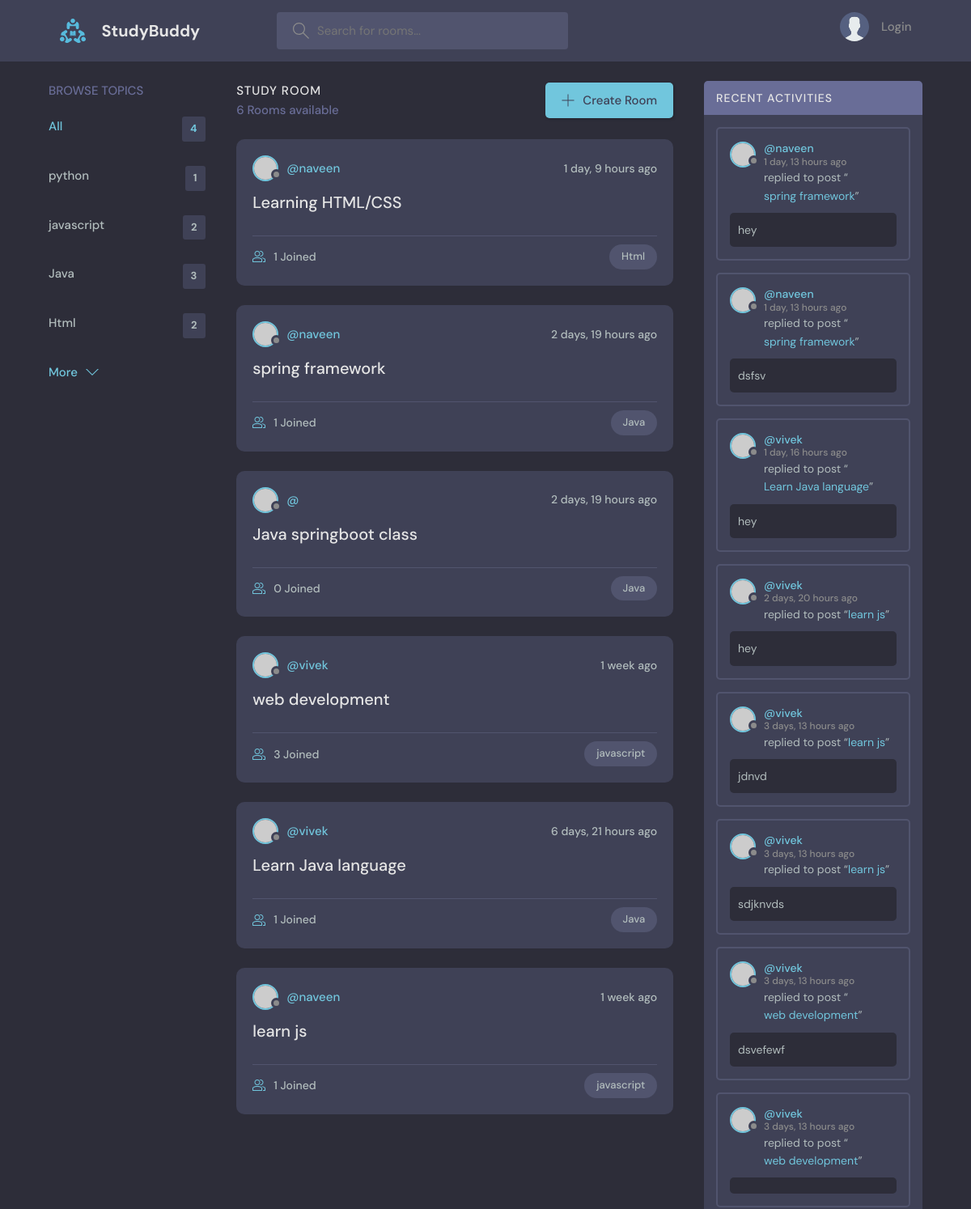
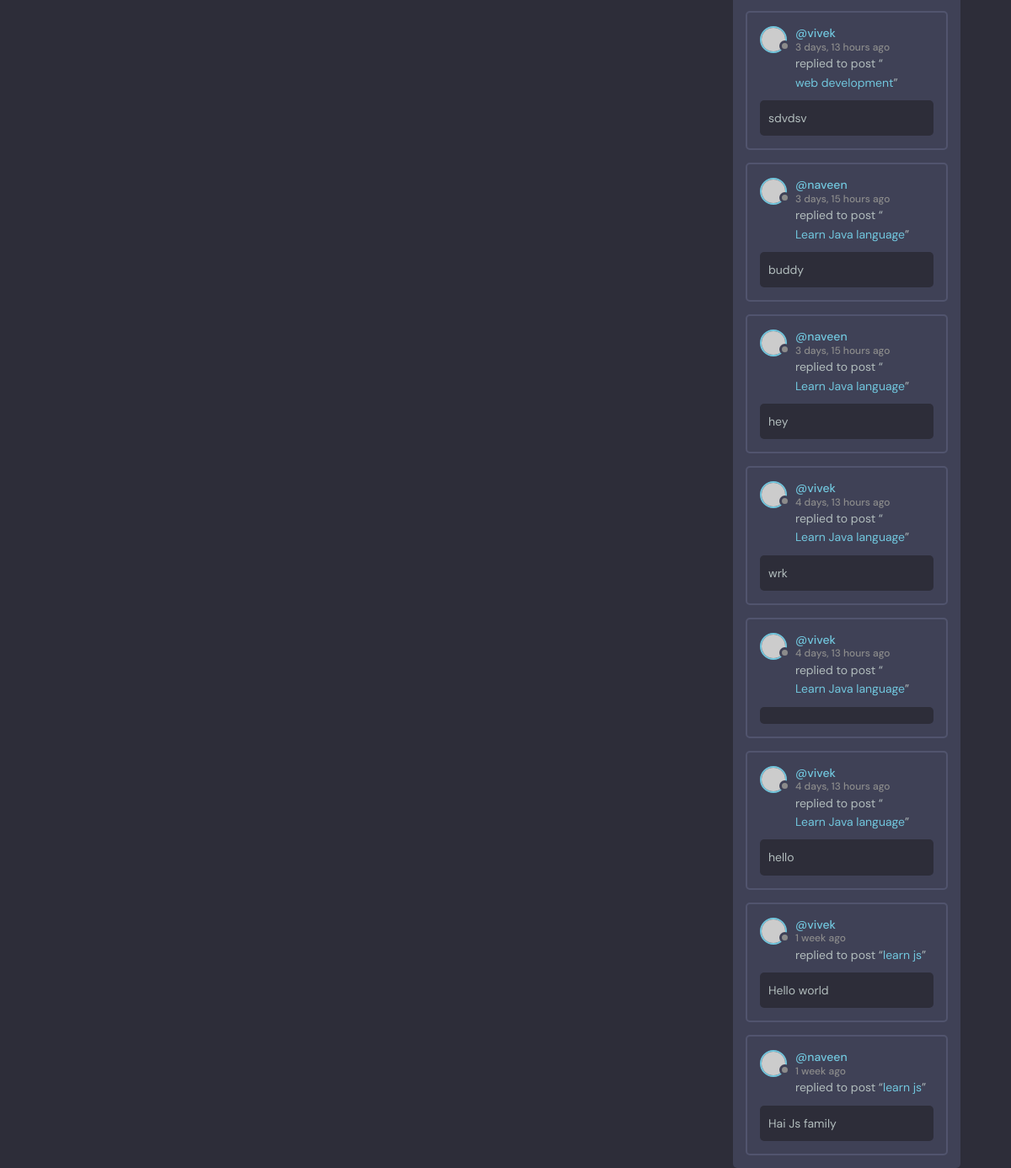
Page /?q=Java on the earlier database version (2 pictures, top to bottom).
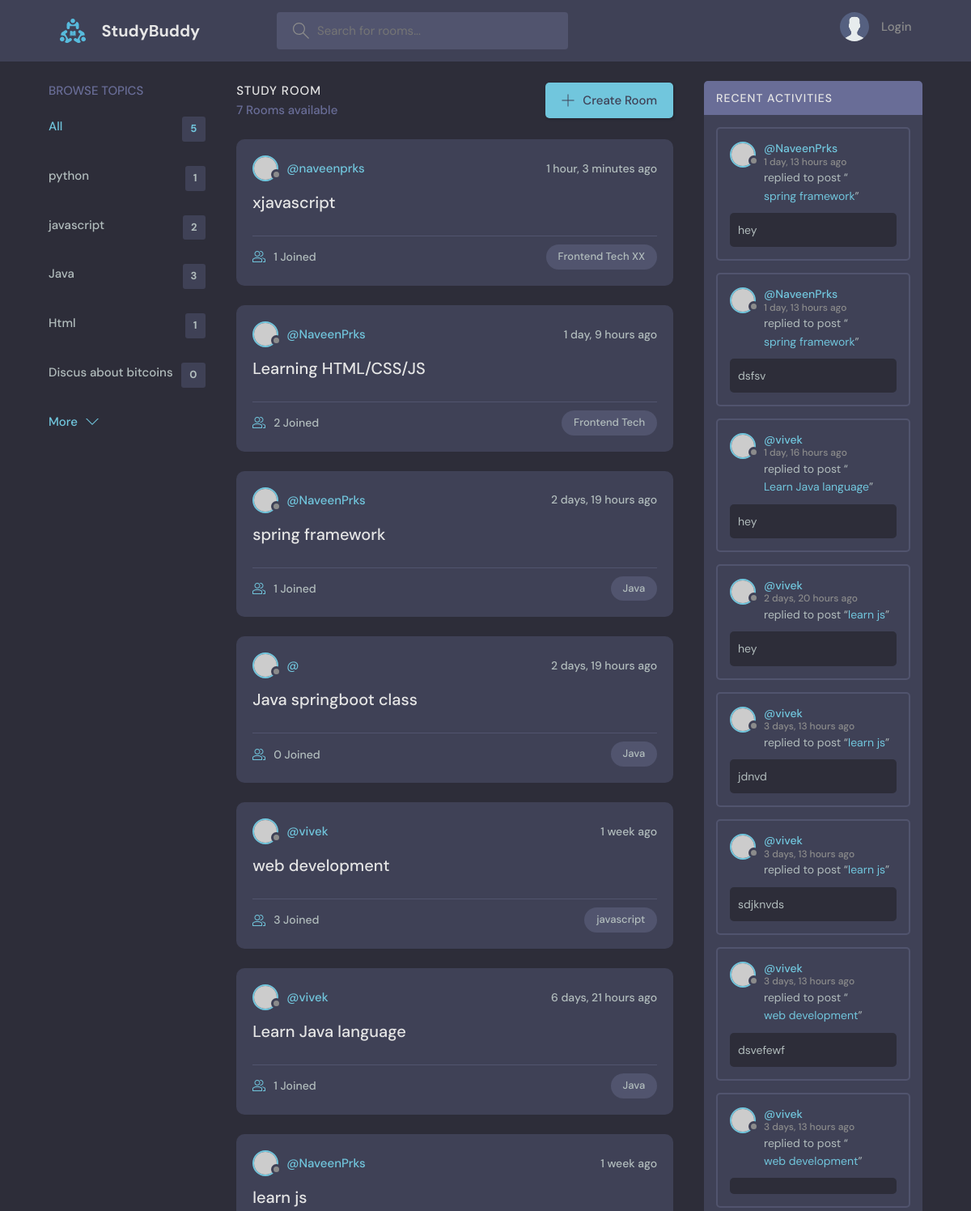
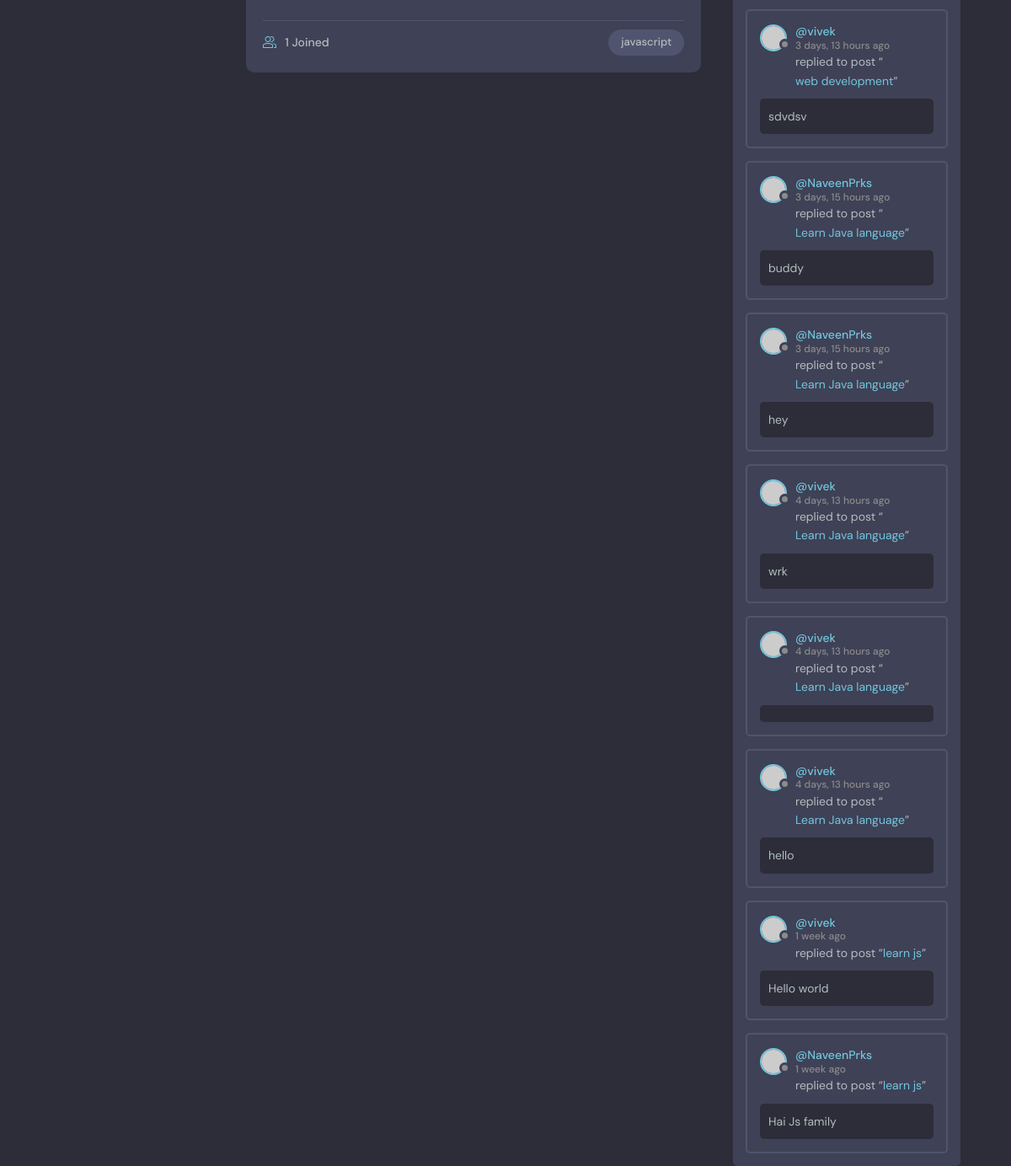
Same page on the later database version (2 pictures, top to bottom).
### baseApp/models.py (models this page shows, shortened)
class Topic(models.Model):
    name=models.CharField(max_length=200)

class Room(models.Model):
    host=models.ForeignKey(User, on_delete=models.SET_NULL, null=True)
    topic=models.ForeignKey(Topic, on_delete=models.SET_NULL, null=True)
    name=models.CharField(max_length=200)
    description = models.TextField(null=True, blank=True)
    participants=models.ManyToManyField(User, related_name='participants', blank=True)
    updated=models.DateTimeField(auto_now=True)
    created=models.DateTimeField(auto_now_add=True)
    class Meta:
        ordering = ['-updated', '-created']
    def __str__(self):
        return self.name

class Message(models.Model):
    user=models.ForeignKey(User, on_delete=models.CASCADE)
    room=models.ForeignKey(Room, on_delete=models.CASCADE)
    body=models.TextField()
    updated =  models.DateTimeField(auto_now=True)
    cretaed = models.DateTimeField(auto_now_add=True)
    class Meta:
        ordering = ['-updated', '-cretaed']

### baseApp/views.py (the view)
# urls.py: path('', views.home, name='home'),
def home(request):
    q= request.GET.get('q') if request.GET.get('q') != None else ''
    rooms = Room.objects.filter(Q(topic__name__icontains=q) | Q(name__icontains=q) | Q(description__icontains=q))
    topics = Topic.objects.all()[0:5]
    room_messages = Message.objects.filter(Q(room__topic__name__icontains=q))
    room_count = rooms.count()
    context={'rooms':rooms,'topics':topics,'room_count':room_count,'room_messages':room_messages}
    return render(request, 'baseApp/home.html',context )

### baseApp/templates/baseApp/home.html (shortened to what this page needs)
{% extends 'main.html' %} {% block content %}
<main class="layout layout--3">
  <div class="container">
    {% include 'baseApp/topic_component.html' %}
    <div class="roomList">
      <div class="roomList__header">
        <div>
          <h2>Study Room</h2>
          <p>{{rooms.count}} Rooms available</p>
        </div>
        <a class="btn btn--main" href="{% url 'create-room' %}">
          <svg
            version="1.1"
            xmlns="http://www.w3.org/2000/svg"
            width="32"
            height="32"
            viewBox="0 0 32 32"
          >
            <title>add</title>
            <path
              d="M16.943 0.943h-1.885v14.115h-14.115v1.885h14.115v14.115h1.885v-14.115h14.115v-1.885h-14.115v-14.115z"
            ></path>
          </svg>
          Create Room
        </a>
      </div>
      {% include 'baseApp/feed_component.html' %}
    </div>
    {% include 'baseApp/activity_component.html' %}
  </div>
</main>
{% endblock content %}

### baseApp/templates/baseApp/topic_component.html (shortened to what this page needs)
<div class="topics">
  <div class="topics__header">
    <h2>Browse Topics</h2>
  </div>
  <ul class="topics__list">
    <li>
      <a href="{% url 'home' %}" class="active">All <span>{{topics.count}}</span></a>
    </li>
    {% for topic in topics %}
    <li>
      <a href="{% url 'home' %}?q={{topic.name}}"
        >{{topic.name}}<span>{{topic.room_set.all.count}}</span></a
      >
    </li>
    {% endfor %}
  </ul>
  <a class="btn btn--link" href="{% url 'topics-list' %}">
    More
    <svg
      version="1.1"
      xmlns="http://www.w3.org/2000/svg"
      width="32"
      height="32"
      viewBox="0 0 32 32"
    >
      <title>chevron-down</title>
      <path d="M16 21l-13-13h-3l16 16 16-16h-3l-13 13z"></path>
    </svg>
  </a>
</div>

### baseApp/templates/baseApp/feed_component.html (shortened to what this page needs)
 {% for room in rooms %}
<div class="roomListRoom">
  <div class="roomListRoom__header">
    <a href="{% url 'user-profile' user.id %}" class="roomListRoom__author">
      <div class="avatar avatar--small">
        <img src="https://randomuser.me/api/portraits/women/11.jpg" />
      </div>
      <span>@{{room.host.username}}</span>
    </a>
    <div class="roomListRoom__actions">
      <span>{{room.created | timesince}} ago</span>
    </div>
  </div>
  <div class="roomListRoom__content">
    <a href="{% url 'room' room.id %}">{{room.name}}</a>
  </div>
  <div class="roomListRoom__meta">
    <a href="{% url 'room' room.id %} " class="roomListRoom__joined">
      {{room.participants.all.count}} Joined
    </a>
    <p class="roomListRoom__topic">{{room.topic.name}}</p>
  </div>
</div>
{% endfor %}

### baseApp/templates/baseApp/activity_component.html (shortened to what this page needs)
<div class="activities">
  <div class="activities__header">
    <h2>Recent Activities</h2>
  </div>
  {% for message in room_messages %}
  <div class="activities__box">
    <div class="activities__boxHeader roomListRoom__header">
      <a href="{% url 'user-profile' message.user.id %}" class="roomListRoom__author">
        <div class="avatar avatar--small">
          <img src="https://randomuser.me/api/portraits/women/11.jpg" />
        </div>
        <p>
          @{{message.user}}
          <span>{{message.cretaed | timesince}} ago</span>
        </p>
      </a>
    </div>
    <div class="activities__boxContent">
      <p>
        replied to post “<a href="{% url 'room' message.room.id %}">{{message.room}}</a
        >”
      </p>
      <div class="activities__boxRoomContent">
       {{message.body}}
      </div>
    </div>
  </div>
  {% endfor %}
</div>

Differences in the rows shown:
computed for Topic "Html": room_set.all.count "2" → "1"
added Topic: name "Discus about bitcoins", room_set.all.count "0"
added Room: host.username "naveenprks", created "1 hour, 3 minutes", name "xjavascript", participants.all.count "1", topic.name "Frontend Tech XX"
changed Room: host.username "naveen" → "NaveenPrks"; name "Learning HTML/CSS" → "Learning HTML/CSS/JS"; participants.all.count "1" → "2"; topic.name "Html" → "Frontend Tech"
changed through a linked row, Room "spring framework": host.username "naveen" → "NaveenPrks"
changed through a linked row, Room "learn js": host.username "naveen" → "NaveenPrks"
changed through a linked row, Message (number 1 of 16 on the later page): user "naveen" → "NaveenPrks"
changed through a linked row, Message "dsfsv": user "naveen" → "NaveenPrks"
changed through a linked row, Message "buddy": user "naveen" → "NaveenPrks"
changed through a linked row, Message (number 11 of 16 on the later page): user "naveen" → "NaveenPrks"
changed through a linked row, Message "Hai Js family": user "naveen" → "NaveenPrks"
Other differences:
{{ topics.count }}: "4" → "5"
{{ rooms.count }}: "6" → "7"
